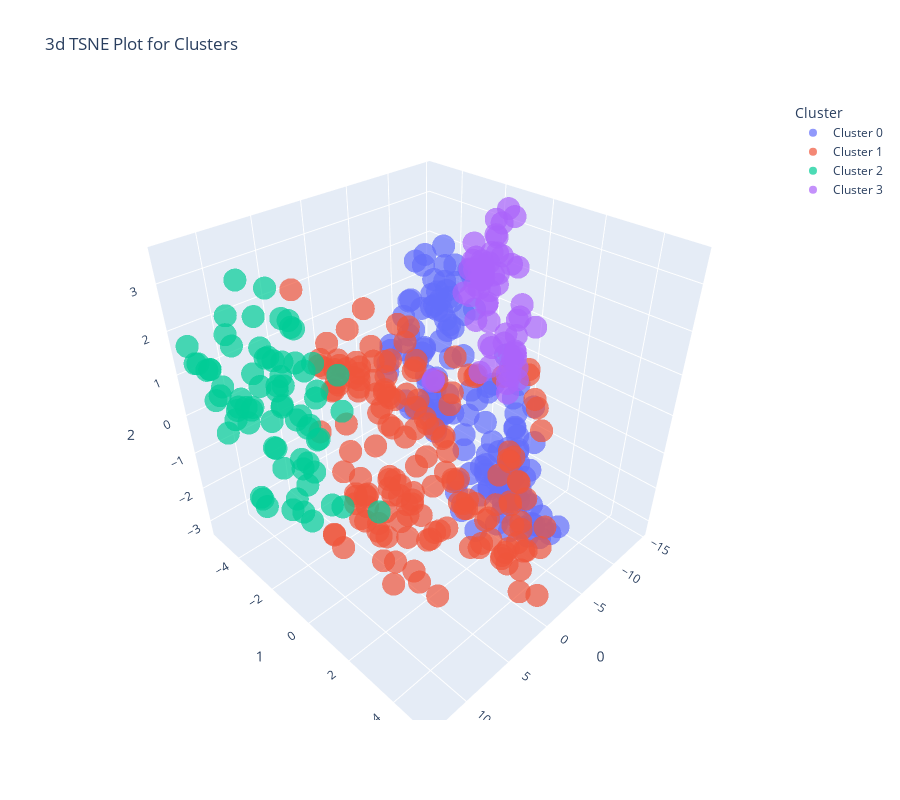

Notebook code for this chart:
### Code cell
plot_model(model4, plot='tsne')

### Figure 1 — Plotly figure (JSON) as saved in the notebook; plotly's stock layout.template omitted (floating-point values rounded to 4 significant figures; data arrays with more than 128 entries replaced by an {"elided": "..."} marker saying what was removed)
{"data": [{"customdata": {"elided": "141x1 int values"}, "hovertemplate": "Cluster=Cluster 0<br>0=%{x}<br>1=%{y}<br>2=%{z}<br>Feature=%{customdata[0]}<extra></extra>", "legendgroup": "Cluster 0", "marker": {"color": "#636efa", "opacity": 0.7, "symbol": "circle"}, "mode": "markers", "name": "Cluster 0", "scene": "scene", "showlegend": true, "type": "scatter3d", "x": {"elided": "141 float values"}, "y": {"elided": "141 float values"}, "z": {"elided": "141 float values"}}, {"customdata": {"elided": "163x1 int values"}, "hovertemplate": "Cluster=Cluster 1<br>0=%{x}<br>1=%{y}<br>2=%{z}<br>Feature=%{customdata[0]}<extra></extra>", "legendgroup": "Cluster 1", "marker": {"color": "#EF553B", "opacity": 0.7, "symbol": "circle"}, "mode": "markers", "name": "Cluster 1", "scene": "scene", "showlegend": true, "type": "scatter3d", "x": {"elided": "163 float values"}, "y": {"elided": "163 float values"}, "z": {"elided": "163 float values"}}, {"customdata": [[1], [1], [1], [1], [1], [2], [1], [1], [2], [2], [1], [1], [2], [2], [1], [1], [1], [1], [1], [2], [1], [1], [1], [2], [1], [1], [1], [1], [1], [2], [1], [2], [2], [1], [1], [1], [2], [1], [1], [1], [1], [1], [1], [1], [1], [1], [1], [1], [1], [1], [1], [1], [1], [2], [2], [1], [1], [1], [1], [2], [1], [1], [2], [2], [1], [1], [1], [1], [1], [1], [1], [1], [1]], "hovertemplate": "Cluster=Cluster 2<br>0=%{x}<br>1=%{y}<br>2=%{z}<br>Feature=%{customdata[0]}<extra></extra>", "legendgroup": "Cluster 2", "marker": {"color": "#00cc96", "opacity": 0.7, "symbol": "circle"}, "mode": "markers", "name": "Cluster 2", "scene": "scene", "showlegend": true, "type": "scatter3d", "x": [10.63, 9.902, 12.46, 12.47, 10.63, 8.969, 9.979, 12.45, 9.787, 8.445, 9.635, 9.912, 8.18, 11.86, 10.31, 10.46, 10.66, 11.88, 9.89, 7.506, 10.92, 12.84, 11.47, 8.29, 13.13, 12.58, 10.44, 11.47, 10.15, 7.126, 12.12, 7.403, 9.229, 10.7, 9.972, 9.972, 10.67, 10.61, 12.11, 10.66, 13.03, 8.892, 10.26, 9.268, 11.65, 13.11, 12.75, 13.04, 12.66, 11.17, 9.029, 12.72, 10.7, 7.418, 11.93, 10.4, 12.89, 10.44, 7.49, 9.14, 12.9, 9.883, 10.34, 7.146, 12.89, 11.68, 10.24, 9.757, 8.875, 8.874, 8.194, 12.59, 10.22], "y": [-2.033, 1.924, -2.743, -3.196, -1.875, -2.98, -0.9512, -3.51, -3.528, -2.081, 0.1194, -1.466, -2.456, -3.392, -1.675, -2.76, -0.9702, -2.747, -0.6094, -3.479, -1.836, -4.478, -2.131, -3.108, -4.934, -2.398, -2.72, -1.246, -1.486, -2.226, -2.975, -2.375, -2.767, -3.237, -2.857, -2.152, -4.512, -2.757, -2.688, -2.271, -5.308, -1.961, -3.677, -1.739, -1.475, -4.04, -4.007, -4.822, -2.542, -3.938, -2.316, -2.579, -1.185, -3.126, -3.691, -0.833, -3.848, -1.007, -1.773, -2.967, -4.231, -3.062, -4.483, -2.07, -4.231, -1.64, -1.287, -0.3566, 0.08471, -1.088, -0.3128, -3.862, -0.845], "z": [1.993, -0.1558, 0.9539, 0.8163, 1.057, 3.089, 0.8194, 0.4064, 0.8867, 2.427, -0.8335, -1.854, 2.483, 0.8695, -1.628, 2.049, 1.115, 0.8799, 0.606, 1.229, 1.542, 1.323, 0.07024, 0.8596, 1.378, -1.415, -0.3022, -0.905, -0.4105, -0.3498, 0.4653, 1.322, 0.5651, 1.369, 1.746, 1.545, 1.897, 2.715, 0.8623, 2.007, 1.659, 2.533, 3.2, 1.885, -1.263, 1.494, 0.8622, 1.397, -1.256, 2.495, 2.639, -1.212, 0.01866, -0.09785, 0.5112, 0.8466, 0.01661, -0.03716, 1.048, 0.8787, 1.422, 0.1917, 1.616, 0.75, 0.6918, -0.2346, -0.7406, -0.9631, 1.341, 2.016, 1.915, 1.096, -0.2411]}, {"customdata": [[2], [2], [1], [1], [2], [1], [1], [1], [2], [1], [1], [2], [1], [2], [2], [2], [1], [2], [2], [2], [2], [1], [1], [1], [2], [1], [1], [2], [1], [2], [2], [2], [1], [1], [1], [2], [2], [1], [1], [1], [1], [2], [1], [2], [2], [2], [2], [1], [2], [2], [1], [1], [2], [1], [2], [2], [1], [1], [2], [1], [1], [2], [1]], "hovertemplate": "Cluster=Cluster 3<br>0=%{x}<br>1=%{y}<br>2=%{z}<br>Feature=%{customdata[0]}<extra></extra>", "legendgroup": "Cluster 3", "marker": {"color": "#ab63fa", "opacity": 0.7, "symbol": "circle"}, "mode": "markers", "name": "Cluster 3", "scene": "scene", "showlegend": true, "type": "scatter3d", "x": [-13.32, -11.87, -12.21, -12.63, -10.15, -13.62, -11.24, -9.141, -9.177, -13.7, -12.22, -13.55, -10.78, -8.523, -9.943, -11.23, -11.9, -11.05, -12.87, -9.037, -12.09, -11.99, -11.33, -10.7, -14.02, -13.22, -12.4, -13.16, -12.4, -9.107, -12.57, -11.59, -10.42, -8.99, -10.2, -11.22, -8.044, -12.51, -14.26, -14.4, -12.23, -14.12, -12.85, -12.88, -10.1, -12.81, -12.9, -10.09, -12.7, -10.35, -9.988, -12.56, -10.46, -12.98, -8.959, -8.744, -9.916, -13.17, -12.26, -11.45, -12.73, -11.63, -14.55], "y": [-1.701, -2.06, -1.756, -1.409, -1.744, -1.877, 0.2016, -0.4203, -0.5948, -1.953, 0.02198, -0.9867, 0.2561, -2.876, -1.058, -1.023, -0.08741, -1.554, -2.121, -0.8296, -1.188, -0.1094, 0.07869, 1.028, -1.91, -0.9897, -0.08013, -1.576, -0.3828, -1.246, -1.958, -1.695, -1.025, 0.5291, -1.403, -1.64, -2.656, -1.097, -1.788, -1.253, -0.1409, -1.721, -0.6369, -1.677, -1.098, -1.048, -1.308, 0.3598, -2.001, -0.9881, 0.6072, -0.5146, -1.636, -0.603, -1.213, -1.021, 0.04715, -1.552, -2.009, -2.127, -0.4638, -2.481, -0.9958], "z": [3.133, 1.617, -0.6707, -0.4492, 2.217, 0.5617, 1.415, 0.7836, 1.748, 1.349, -0.3616, 3.303, 0.5722, -0.8481, 2.372, 3.055, 1.204, 2.279, 1.724, 2.267, 2.548, 0.8031, 0.5178, 1.425, 1.73, 0.2517, 1.543, 2.766, -0.1441, 2.98, 1.975, 2.305, 1.491, 0.05205, 1.032, 1.685, -0.672, 2.47, 1.498, 2.096, 0.1966, 1.799, -0.4803, 2.407, 2.159, 3.512, 3.148, 0.5093, 1.691, 2.499, 0.367, 0.1399, 2.197, -1.01, 2.615, 2.741, 1.082, -0.01549, 1.895, 1.37, -0.4611, 1.348, 2.067]}], "layout": {"height": 800, "legend": {"title": {"text": "Cluster"}, "tracegroupgap": 0}, "scene": {"domain": {"x": [0, 1], "y": [0, 1]}, "xaxis": {"title": {"text": "0"}}, "yaxis": {"title": {"text": "1"}}, "zaxis": {"title": {"text": "2"}}}, "title": {"text": "3d TSNE Plot for Clusters"}, "width": 900}}
